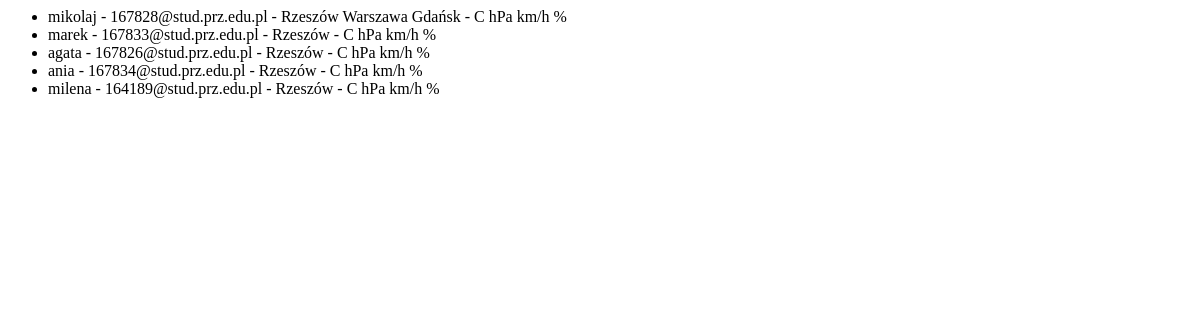
The app's page /testMail, older data.
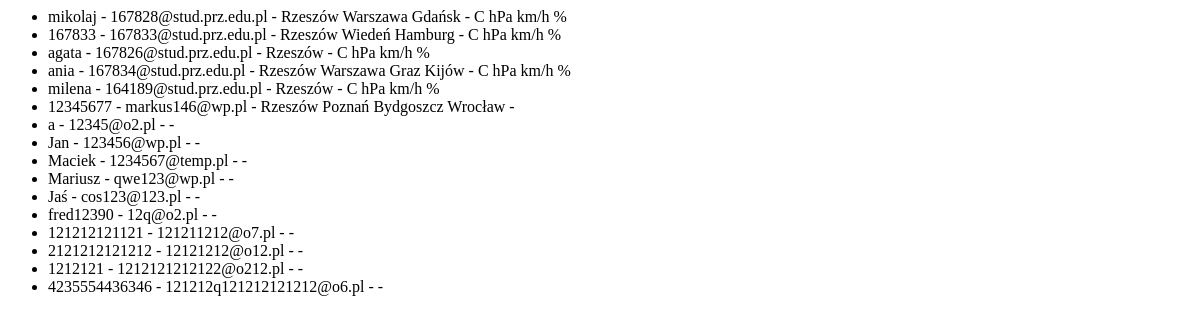
The same page, newer data.
### website/models.py (models this page shows)
class User(db.Model, UserMixin):
    id = db.Column(db.Integer, primary_key=True)
    email = db.Column(db.String(128), unique=True, nullable = False)
    username = db.Column(db.String(128), unique=True, nullable = False)
    password = db.Column(db.String(128), nullable = False)
    date_created = db.Column(db.DateTime(timezone=True), default=func.now())
    miasta = db.relationship('Miasto', secondary=Miasto_Uzytkownika, backref='uzytkownicy')
    preferencje = db.relationship('Jednostka', secondary=Preferencje_Uzytkownika, backref='uzytkownicy')

class Miasto(db.Model):
    id = db.Column(db.Integer, primary_key=True)
    nazwa_miasta = db.Column(db.String(64), nullable = False)
    id_kraju = db.Column(db.Integer, db.ForeignKey("kraj.id"), nullable = False)
    pogoda_dzienna = db.relationship('PogodaDzienna', backref = 'miasto')
    pogoda_godzinowa = db.relationship('PogodaGodzinowa', backref = 'miasto')

class Jednostka(db.Model):
    id = db.Column(db.Integer, primary_key=True)
    nazwa_jednostki = db.Column(db.String(64), nullable = False)
    id_atrybutu = db.Column(db.Integer, ForeignKey("atrybut.id"))

### website/views.py (the view)
@views.route('/testMail')
def test():
    users = db.session.query(User).all()
    return render_template('./testMail/testMail.html', uzytkownicy=users)

### website/templates/testMail/testMail.html
<ul>
{% for uzytkownik in uzytkownicy %}
    <li>{{uzytkownik.username}} - {{uzytkownik.email}}
     - {% for miasto in uzytkownik.miasta %} {{miasto.nazwa_miasta}} {% endfor %}
     - {% for pref in uzytkownik.preferencje %} {{pref.nazwa_jednostki}} {% endfor %}
    </li>
{% endfor %}
</ul>

Row changes from the older to the newer data that the page shows:
changed User "167833@stud.prz.edu.pl": gains Miasto (nazwa_miasta "Wiedeń"); gains Miasto (nazwa_miasta "Hamburg"); username "marek" → "167833"
changed User "ania": gains Miasto (nazwa_miasta "Graz"); gains Miasto (nazwa_miasta "Kijów"); gains Miasto (nazwa_miasta "Warszawa")
added User: username "12345677", email "markus146@wp.pl", Miasto (nazwa_miasta "Rzeszów")
now on this page (row unchanged): Miasto: nazwa_miasta "Poznań", shown under "12345677"
now on this page (row unchanged): Miasto: nazwa_miasta "Bydgoszcz", shown under "12345677"
now on this page (row unchanged): Miasto: nazwa_miasta "Wrocław", shown under "12345677"
added User: username "a", email "12345@o2.pl"
added User: username "Jan", email "123456@wp.pl"
added User: username "Maciek", email "1234567@temp.pl"
added User: username "Mariusz", email "qwe123@wp.pl"
added User: username "Jaś", email "cos123@123.pl"
added User: username "fred12390", email "12q@o2.pl"
added User: username "121212121121", email "121211212@o7.pl"
added User: username "2121212121212", email "12121212@o12.pl"
added User: username "1212121", email "1212121212122@o212.pl"
added User: username "4235554436346", email "121212q121212121212@o6.pl"
